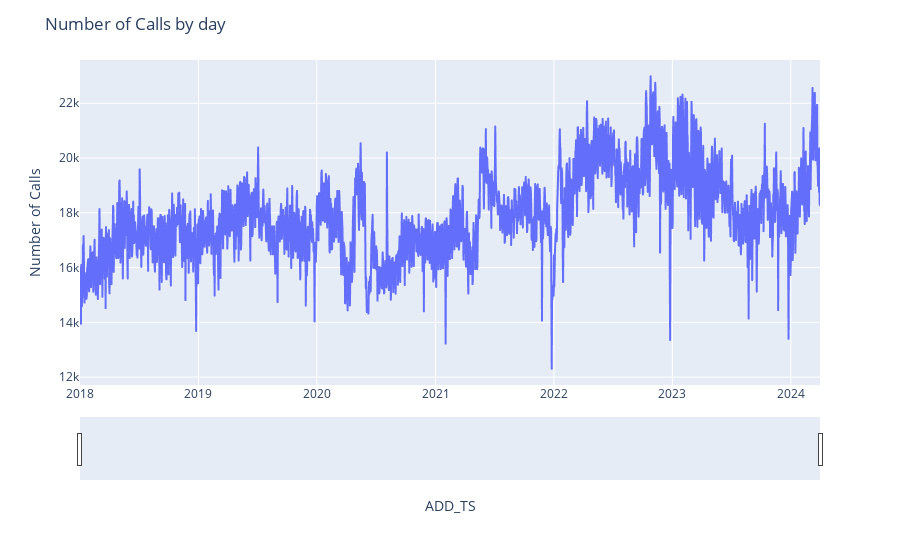

Notebook code for this chart:
### Code cell
#Daily Plot
fig = px.line(daily_df, x=daily_df.index, y=daily_df.num_calls)

# axis labels and title
fig.update_layout(
    yaxis_title="Number of Calls", 
    legend_title="", 
    title="Number of Calls by day"
)

# activate slider
fig.update_xaxes(rangeslider_visible=True)

fig.show()

### Figure 1 — Plotly figure (JSON) as saved in the notebook; plotly's stock layout.template omitted (floating-point values rounded to 4 significant figures; data arrays with more than 128 entries replaced by an {"elided": "..."} marker saying what was removed)
{"data": [{"hovertemplate": "ADD_TS=%{x}<br>num_calls=%{y}<extra></extra>", "legendgroup": "", "line": {"color": "#636efa", "dash": "solid"}, "marker": {"symbol": "circle"}, "mode": "lines", "name": "", "showlegend": false, "type": "scattergl", "x": {"elided": "2282 str values"}, "xaxis": "x", "y": {"elided": "2282 int values"}, "yaxis": "y"}], "layout": {"legend": {"title": {"text": ""}, "tracegroupgap": 0}, "margin": {"t": 60}, "title": {"text": "Number of Calls by day"}, "xaxis": {"anchor": "y", "domain": [0, 1], "rangeslider": {"visible": true}, "title": {"text": "ADD_TS"}}, "yaxis": {"anchor": "x", "domain": [0, 1], "title": {"text": "Number of Calls"}}}}
